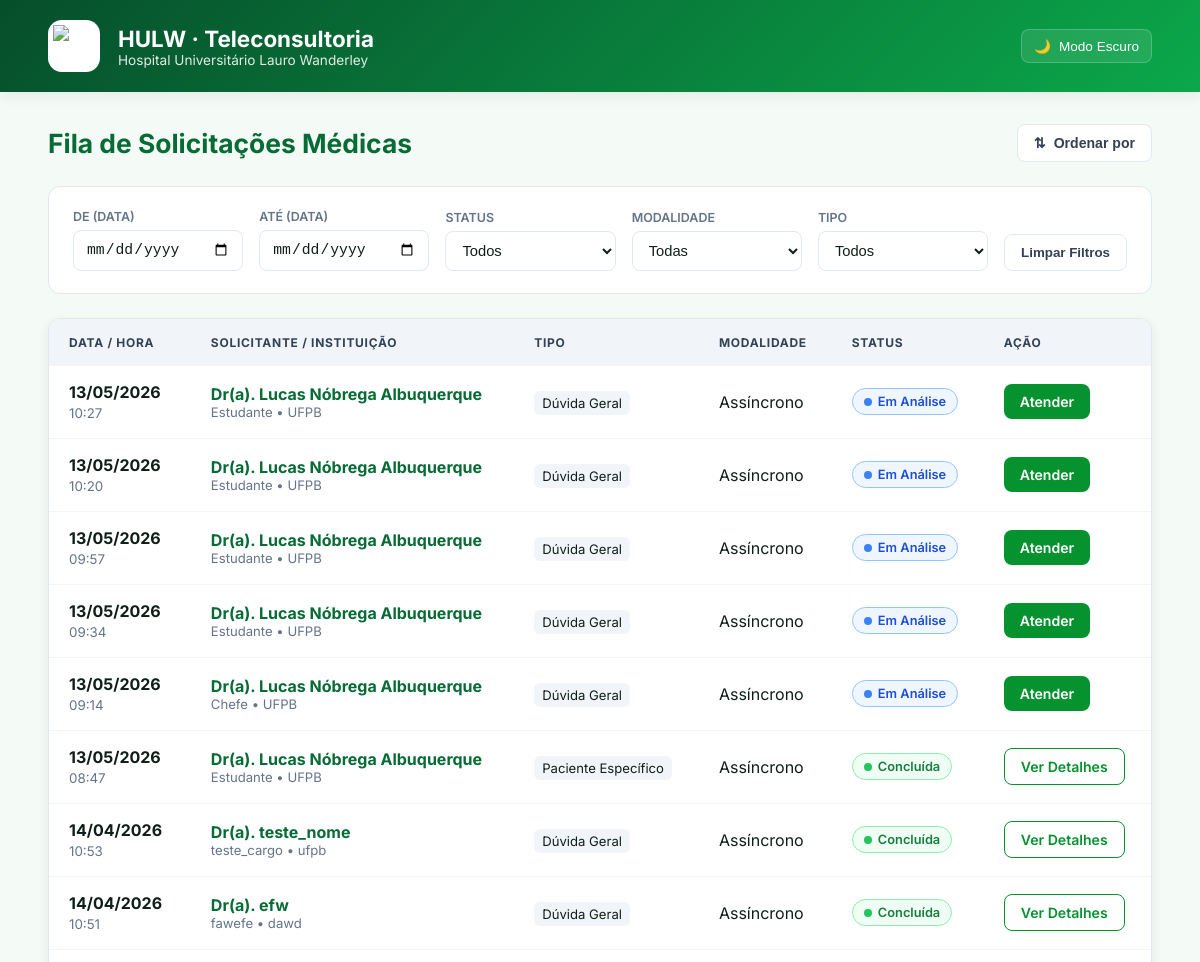
The app's page /fila/ (upper part), older data.
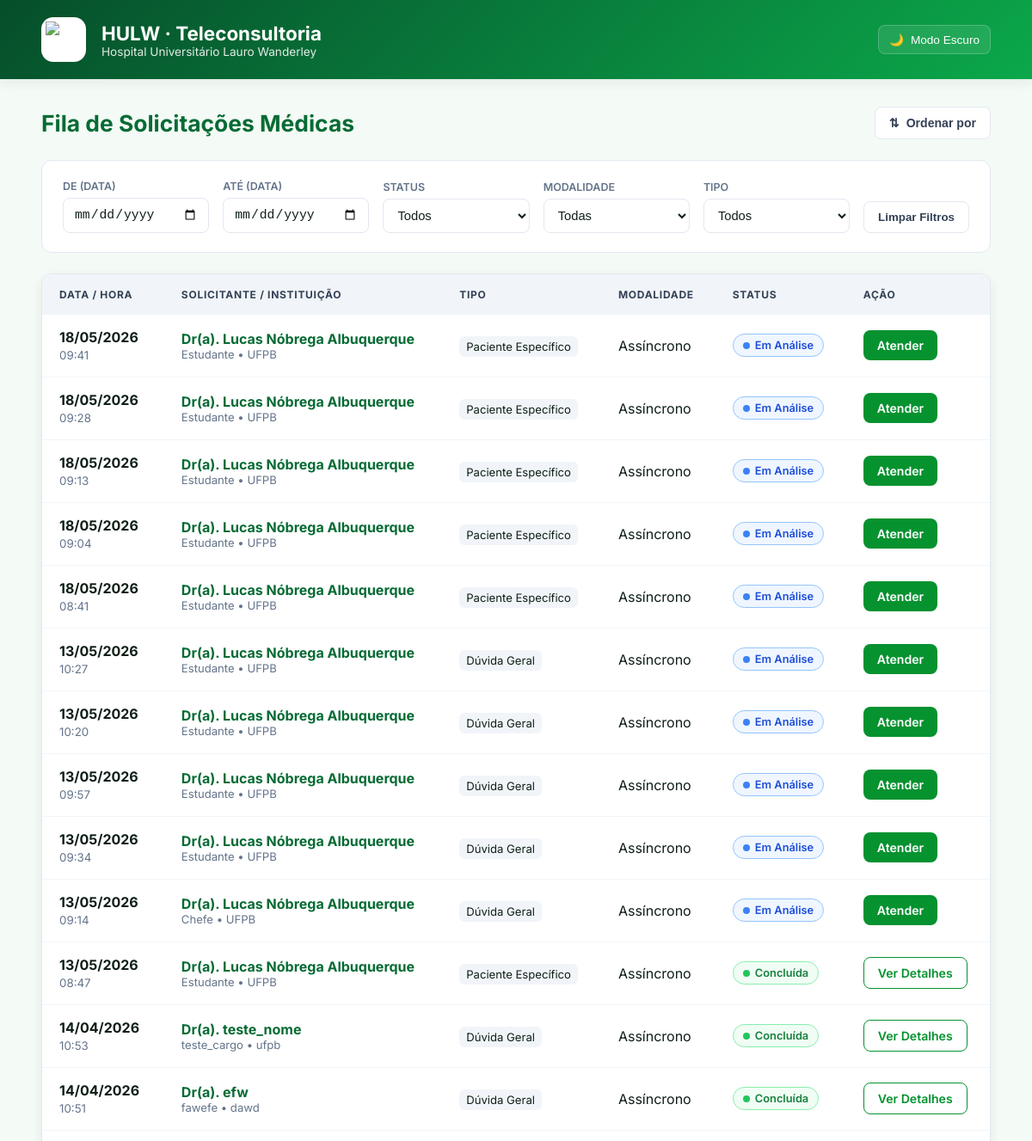
The same page, newer data.
### teleconsultoria/models.py (models this page shows, shortened)
class Solicitacao(models.Model):
    profissional = models.ForeignKey(Profissional, on_delete=models.CASCADE, related_name='solicitacoes')
    medica_designada = models.ForeignKey(Medica, on_delete=models.SET_NULL, null=True, blank=True, related_name='atendimentos')
    status = models.CharField(max_length=20, choices=StatusSolicitacao.choices, default=StatusSolicitacao.PENDENTE)
    tipo_atendimento = models.CharField(max_length=20, choices=TipoAtendimento.choices)
    data_sol = models.DateTimeField(auto_now_add=True)
    data_marcada = models.DateField(null=True, blank=True)
    horario_marcado = models.TimeField(null=True, blank=True)
    duracao_estimada = models.PositiveIntegerField(null=True, blank=True, help_text="Duração em minutos")
    link_teams = models.URLField(max_length=500, null=True, blank=True)
    resumo_sincrono = models.TextField(null=True, blank=True)
    justificativa_cancelamento = models.TextField(null=True, blank=True)
    data_limite = models.DateField(null=True, blank=True)
    horario_limite = models.TimeField(null=True, blank=True)
    idade_pac = models.IntegerField(null=True, blank=True)
    sexo_pac = models.CharField(max_length=2, choices=Sexo.choices, null=True, blank=True)
    sexo_biologico_pac = models.CharField(max_length=1, choices=[('M', 'Masculino'), ('F', 'Feminino')], null=True, blank=True)
    queixas = models.TextField(null=True, blank=True)
    historico_med = models.TextField(blank=True, null=True)
    diagnostico_princ = models.TextField(blank=True, null=True)
    diagnostico_sec = models.TextField(blank=True, null=True)
    medicamentos = models.TextField(blank=True, null=True)
    exames_recentes = models.TextField(blank=True, null=True)
    duvida_clinica = models.TextField()
    token_acesso = models.UUIDField(default=uuid.uuid4, editable=False)
    class Meta:
        verbose_name = "Solicitação"
        verbose_name_plural = "Solicitações"

class Profissional(models.Model):
    user = models.OneToOneField(User, on_delete=models.CASCADE, null=True, blank=True)
    cpf = models.CharField(max_length=11, unique=True)
    nome_completo = models.CharField(max_length=255)
    email = models.EmailField()
    telefone = models.CharField(max_length=15, help_text="WhatsApp com DDD", blank=True, null=True)
    crm = models.CharField(max_length=20, blank=True, null=True)
    cargo = models.CharField(max_length=100)
    instituicao = models.CharField(max_length=100)

### teleconsultoria/views.py (the view)
# urls.py: path('fila/', views.fila_medica, name='fila_medica'),
def fila_medica(request):
    solicitacoes = Solicitacao.objects.all().order_by('-data_sol')
    return render(request, 'fila_medica.html', {'solicitacoes': solicitacoes})

### teleconsultoria/templates/fila_medica.html (shortened to what the changed rows need)
<!DOCTYPE html>
<html lang="pt-br">
<head>
</head>
<body>
    {% load static %}
    <header class="header">
        <div class="header-left">
            <div>
                <h1>HULW · Teleconsultoria</h1>
            </div>
        </div>
    </header>
    <main class="container">
        <div class="page-title">
            <div style="display: flex; align-items: center; gap: 15px;">
                <h2>Fila de Solicitações Médicas</h2>
            </div>
        </div>
        <div class="table-wrapper">
            <table id="tabelaFila">
                <thead>
                    <tr>
                        <th>Data / Hora</th>
                        <th>Solicitante / Instituição</th>
                        <th>Tipo</th>
                        <th>Modalidade</th>
                        <th>Status</th>
                        <th>Ação</th>
                    </tr>
                </thead>
                <tbody id="tableBody">
                    {% for sol in solicitacoes %}
                    <tr class="linha-solicitacao"
                        data-data="{{ sol.data_sol|date:'Y-m-d H:i' }}"
                        data-status="{{ sol.status }}"
                        data-modalidade="{{ sol.tipo_atendimento }}"
                        data-tipo="{% if sol.idade_pac > 0 %}Paciente Específico{% else %}Dúvida Geral{% endif %}">
                        <td class="date-cell">
                            <strong>{{ sol.data_sol|date:"d/m/Y" }}</strong>
                            <small>{{ sol.data_sol|date:"H:i" }}</small>
                        </td>
                        <td>
                            <span class="sol-nome">
                                Dr(a). {{ sol.profissional.nome_completo|default:"Não informado" }}
                            </span>
                            <span class="inst-info">
                                {{ sol.profissional.cargo|default:"Médico(a)" }} • {{ sol.profissional.instituicao|default:"Instituição não informada" }}
                            </span>
                        </td>
                        <td>
                            <span style="font-size: 0.82rem; background: var(--gray-100); padding: 4px 8px; border-radius: 6px;">
                                {% if sol.idade_pac > 0 %}Paciente Específico{% else %}Dúvida Geral{% endif %}
                            </span>
                        </td>
                        <td>{{ sol.get_tipo_atendimento_display }}</td>
                        <td>
                            <span class="status-pill status-{{ sol.status }}">
                                {{ sol.get_status_display }}
                            </span>
                        </td>
                        <td>
                            <a href="{% url 'detalhe_caso' sol.id %}" class="btn {% if sol.status == 'CONCLUIDA' %}btn-concluido{% endif %}">
                                {% if sol.status == 'CONCLUIDA' %}Ver Detalhes{% else %}Atender{% endif %}
                            </a>
                        </td>
                    </tr>
                    {% empty %}
                    <tr>
                        <td colspan="6" style="text-align:center; padding: 40px; color: var(--gray-500);">Nenhuma solicitação encontrada.</td>
                    </tr>
                    {% endfor %}
                </tbody>
            </table>
        </div>
    </main>
</body>
</html>

Row changes from the older to the newer data that the page shows:
added Solicitacao: data_sol "18/05/2026", data_sol "09:41", profissional.nome_completo "Lucas Nóbrega Albuquerque", profissional.cargo "Estudante", profissional.instituicao "UFPB", idade_pac "Paciente Específico", tipo_atendimento "Assíncrono", status "Em Análise", shows "Atender"
added Solicitacao: data_sol "18/05/2026", data_sol "09:28", profissional.nome_completo "Lucas Nóbrega Albuquerque", profissional.cargo "Estudante", profissional.instituicao "UFPB", idade_pac "Paciente Específico", tipo_atendimento "Assíncrono", status "Em Análise", shows "Atender"
added Solicitacao: data_sol "18/05/2026", data_sol "09:13", profissional.nome_completo "Lucas Nóbrega Albuquerque", profissional.cargo "Estudante", profissional.instituicao "UFPB", idade_pac "Paciente Específico", tipo_atendimento "Assíncrono", status "Em Análise", shows "Atender"
added Solicitacao: data_sol "18/05/2026", data_sol "09:04", profissional.nome_completo "Lucas Nóbrega Albuquerque", profissional.cargo "Estudante", profissional.instituicao "UFPB", idade_pac "Paciente Específico", tipo_atendimento "Assíncrono", status "Em Análise", shows "Atender"
added Solicitacao: data_sol "18/05/2026", data_sol "08:41", profissional.nome_completo "Lucas Nóbrega Albuquerque", profissional.cargo "Estudante", profissional.instituicao "UFPB", idade_pac "Paciente Específico", tipo_atendimento "Assíncrono", status "Em Análise", shows "Atender"
